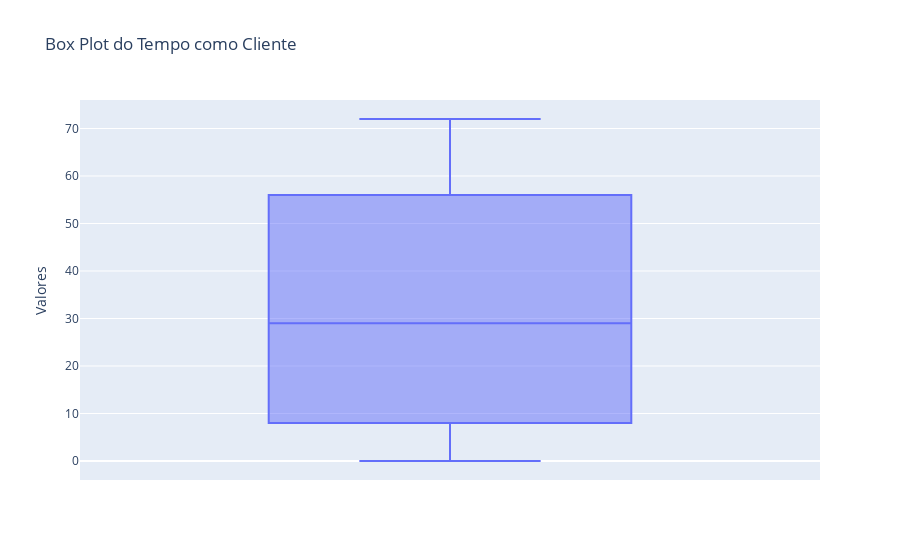

Notebook source saved alongside this figure:
### Markdown cell above
# 3) Identifique e trate as colunas que contém outliers.
Caso opte por mante-los ou altera-los justifique sua escolha.

### Code cell
#Seu código aqui
# Vamos verificar se há outliers na variável Tempo_como_Cliente
fig = px.box(df, y='Tempo_como_Cliente', title='Box Plot do Tempo como Cliente', labels={'Tempo_como_Cliente': 'Valores'})
fig.show()

# Não aparenta haver outliers

### Figure 1 — Plotly figure (JSON) as saved in the notebook; plotly's stock layout.template omitted (floating-point values rounded to 4 significant figures; data arrays with more than 128 entries replaced by an {"elided": "..."} marker saying what was removed)
{"data": [{"alignmentgroup": "True", "hovertemplate": "Valores=%{y}<extra></extra>", "legendgroup": "", "marker": {"color": "#636efa"}, "name": "", "notched": false, "offsetgroup": "", "orientation": "v", "showlegend": false, "type": "box", "x0": " ", "xaxis": "x", "y": {"elided": "2488 int values"}, "y0": " ", "yaxis": "y"}], "layout": {"autosize": true, "boxmode": "group", "legend": {"tracegroupgap": 0}, "title": {"text": "Box Plot do Tempo como Cliente"}, "xaxis": {"anchor": "y", "autorange": true, "domain": [0, 1], "range": [-0.5, 0.5], "type": "category"}, "yaxis": {"anchor": "x", "autorange": true, "domain": [0, 1], "range": [-4, 76], "title": {"text": "Valores"}, "type": "linear"}}}
